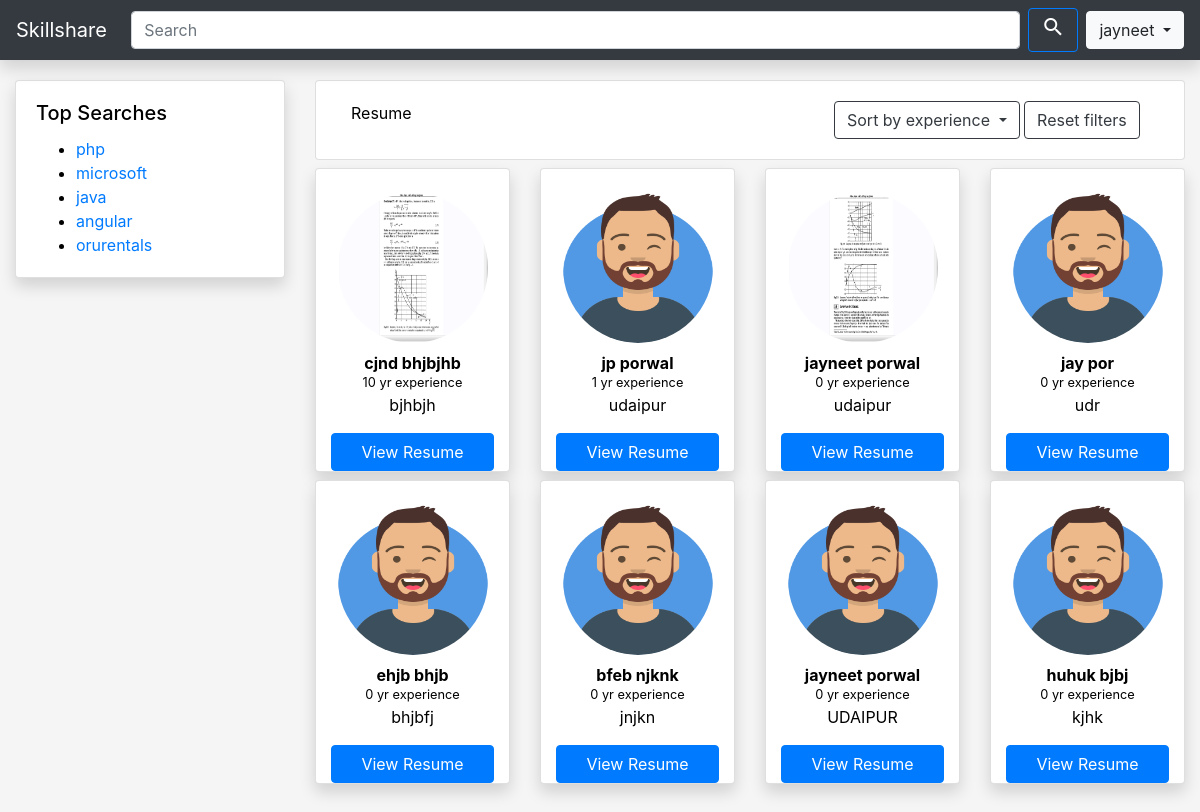
Screenshot of /index.php?orderbyexp=desc (signed in) with the database file from the repository.
### tables this page shows
CREATE TABLE `searchs` (
  `key_id` int(10) NOT NULL,
  `key_name` varchar(255) NOT NULL,
  `count` int(255) NOT NULL DEFAULT '0'
);

CREATE TABLE `user` (
  `user_id` int(10) NOT NULL,
  `user_fname` varchar(255) NOT NULL,
  `user_lname` varchar(255) NOT NULL,
  `user_email` varchar(255) NOT NULL,
  `user_phone` varchar(11) NOT NULL,
  `user_password` varchar(25) NOT NULL,
  `user_profileimg` varchar(255) NOT NULL DEFAULT 'avatar.png',
  `user_city` varchar(20) NOT NULL,
  `experience` int(5) NOT NULL DEFAULT '0'
);

### includes/functions.php (the view, shortened to what this page needs)
<?php
    function getallusers($orderbyexp="none"){
        include "db.php";
        $sql = "select user_id,user_fname,user_lname,user_profileimg,experience,user_city from user";
        if($orderbyexp=='desc'){
           $sql=$sql." ORDER BY experience DESC";
        }
        $result = mysqli_query($conn,$sql);
        $array=null;
        if ($result) {
            while($row = mysqli_fetch_array($result)) {
                $array[]=$row;
            }
            return $array;
        } else {
            return $array;
        }
    }
    function displayusercard($user){
        echo "<div class='col-lg-3'>
        <div class='shadow card mt-2'>
            <div class='container ' style='text-align:center' >
              <br>
              <img class='rounded-circle mb-2' src='assets/profileimages/".$user['user_profileimg']."' class='rounded' alt='Forest' width='150px' height='150px'>
              <p style='margin-bottom:-6px;'><strong>".$user['user_fname']." ".$user['user_lname']."</strong></p>
              <small>".$user['experience']." yr experience</small>
              <p>".$user['user_city']."</p>
              <a style='text-decoration:none' href='profile.php?uid=".$user['user_id']."'><button class='btn btn-block btn-primary'>View Resume</button></a>
            </div>
   </div>
     </div>";
    }
    function getTopSearches(){
        include "db.php";
        $sql="select key_name FROM searchs ORDER BY count DESC LIMIT 5";
        $result=mysqli_query($conn,$sql);
        if($result){
            while($row=mysqli_fetch_array($result)){
                $key=$row['key_name'];
                echo "<li><a href='index.php?key=".$key."'>".$key."</a></li>";
            }
        }
    }
?>

### index.php (shortened to what this page needs)
<?php
    if(!isset($_SESSION['user_id'])){
        echo "<script>window.open('signin.html','_self')</script>";
    }
    else{
    $fname=$_SESSION['user_name'];
    include "includes/functions.php";
    if($_GET){
        if(isset($_GET['key']) && isset($_GET['orderbyexp'])){
                $key=$_GET['key'];
                $orderbyexp=$_GET['orderbyexp'];
                $users=searchusers($key,$orderbyexp);
        }
        else if (isset($_GET['key']) && !isset($_GET['orderbyexp'])){
                $key=$_GET['key'];
                $users=searchusers($key);
            }
        else if (!isset($_GET['key']) && isset($_GET['orderbyexp'])){
            $orderbyexp=$_GET['orderbyexp'];
            $users=getallusers($orderbyexp);
        }
    }
    else{
        $users=getallusers();
    }
?>
<!doctype html>
<html lang="en">
  <head>
    <link rel="stylesheet" href="https://stackpath.bootstrapcdn.com/bootstrap/4.2.1/css/bootstrap.min.css">
  </head>
  <body>
        <header>
                <nav class="shadow navbar navbar-expand-md navbar-dark fixed-top bg-dark" >
                  <a class="navbar-brand" style="color:white" href="index.php">Skillshare</a>
                  <div class="collapse navbar-collapse" id="navbarCollapse">
                <div class="d-sm-none d-md-block mx-auto mt-2 mt-md-0"> <form class="form-inline" action="index.php" >
                      <input name="key" required class="form-control mr-sm-2" type="text" placeholder="Search" aria-label="Search" size="80">
                      <button class="btn btn-outline-primary my-2 my-sm-0" style='color: white' type="submit"><i class="material-icons">search</i></button>
                    </form>
                  </div>
                    <div class="dropdown">
                            <button class="btn btn-light dropdown-toggle" type="button" id="dropdownMenuButton" data-toggle="dropdown" aria-haspopup="true" aria-expanded="false">
                         <?php echo $fname;?>
                            </button>
                          </div>
                  </div>
                </nav>
              </header>
              <br>
  <div class="row mx-auto">
    <div class="col-lg-3 col-sm-auto col-md-auto">
       <div class="shadow card mt-2">
         <div class="card-body">
           <h5 class="card-title">Top Searches</h5>
           <ul class="card-text"><?php getTopSearches(); ?></ul>
         </div>
       </div>
     </div>
     <div class="col-lg-9 col-sm-auto col-md-auto">
           <div class="card mt-2">
               <div class="card-body">
                  <div class="row mx-auto ">
                      <div class="col-lg-7 col-sm-10 col-md-10">
                         Resume
                        </div>
                        <div class="col-lg-5 col-sm-2 col-md-2">
                            <div class="btn-group">
                                <button class="btn btn-outline-dark dropdown-toggle" type="button" data-toggle="dropdown" aria-haspopup="true" aria-expanded="false">
                                 Sort by experience
                                </button>
                            </div>
                            <a style="text-decoration:none" href="index.php"><button class="btn btn-outline-dark">Reset filters</button></a>
                       </div>
                   </div>
                 </div>
          </div>
       <div class="row">
            <?php
                if($users){
                    foreach ($users as $user) {
                    displayusercard($user);
                    }
                }
            ?>
       </div>
     </div>
</div>
  </body>
</html>
<?php
}
?>

### index.php (style rules this page uses)
body { padding-top: 3rem; padding-bottom: 3rem; color: #000000; background-color: whitesmoke; }

### rows the page displays
searchs: key_name "php"
searchs: key_name "microsoft"
searchs: key_name "java"
searchs: key_name "angular"
searchs: key_name "orurentals"
user: user_profileimg (picture), user_fname "cjnd", user_lname "bhjbjhb", experience "10", user_city "bjhbjh"
user: user_profileimg (placeholder picture), user_fname "jp", user_lname "porwal", experience "1", user_city "udaipur"
user: user_profileimg (picture), user_fname "jayneet", user_lname "porwal", experience "0", user_city "udaipur"
user: user_profileimg (placeholder picture), user_fname "jay", user_lname "por", experience "0", user_city "udr"
user: user_profileimg (placeholder picture), user_fname "ehjb", user_lname "bhjb", experience "0", user_city "bhjbfj"
user: user_profileimg (placeholder picture), user_fname "bfeb", user_lname "njknk", experience "0", user_city "jnjkn"
user: user_profileimg (placeholder picture), user_fname "jayneet", user_lname "porwal", experience "0", user_city "UDAIPUR"
user: user_profileimg (placeholder picture), user_fname "huhuk", user_lname "bjbj", experience "0", user_city "kjhk"

### other values shown
$fname "jayneet"
